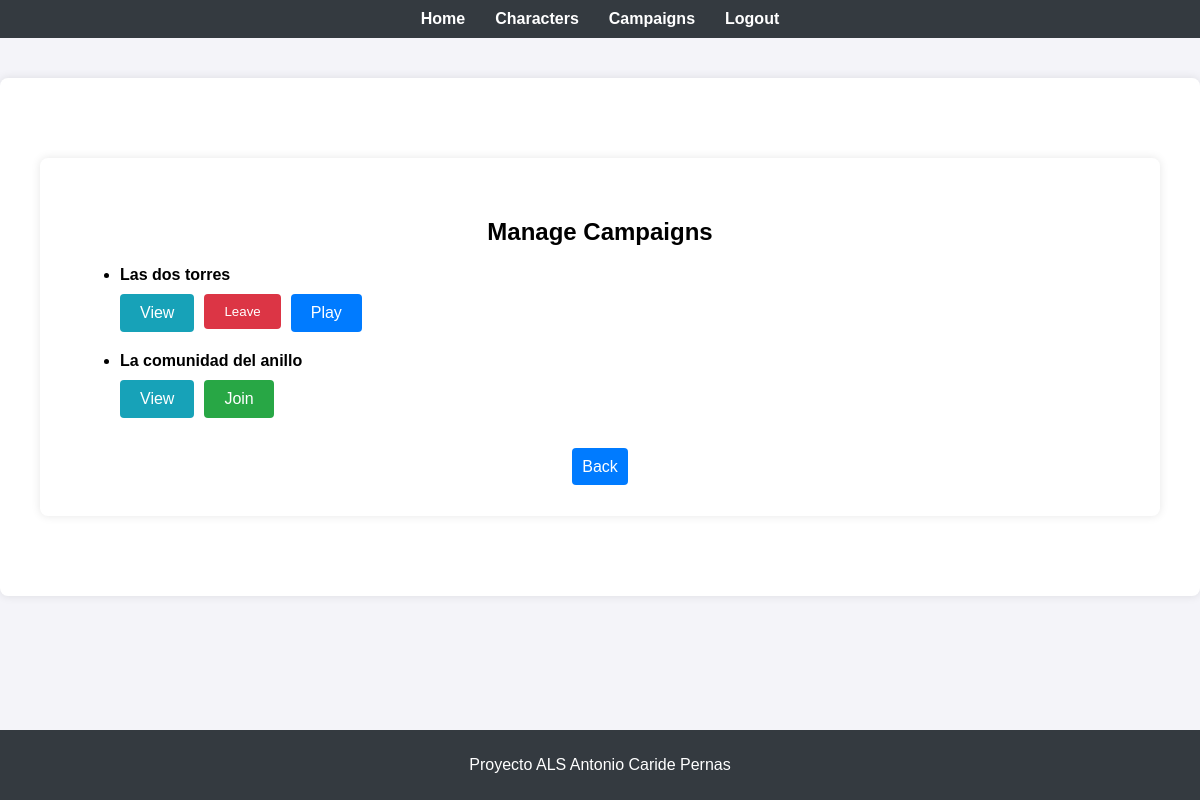
/campaigns/ (signed in), run on an earlier commit of the app's database.
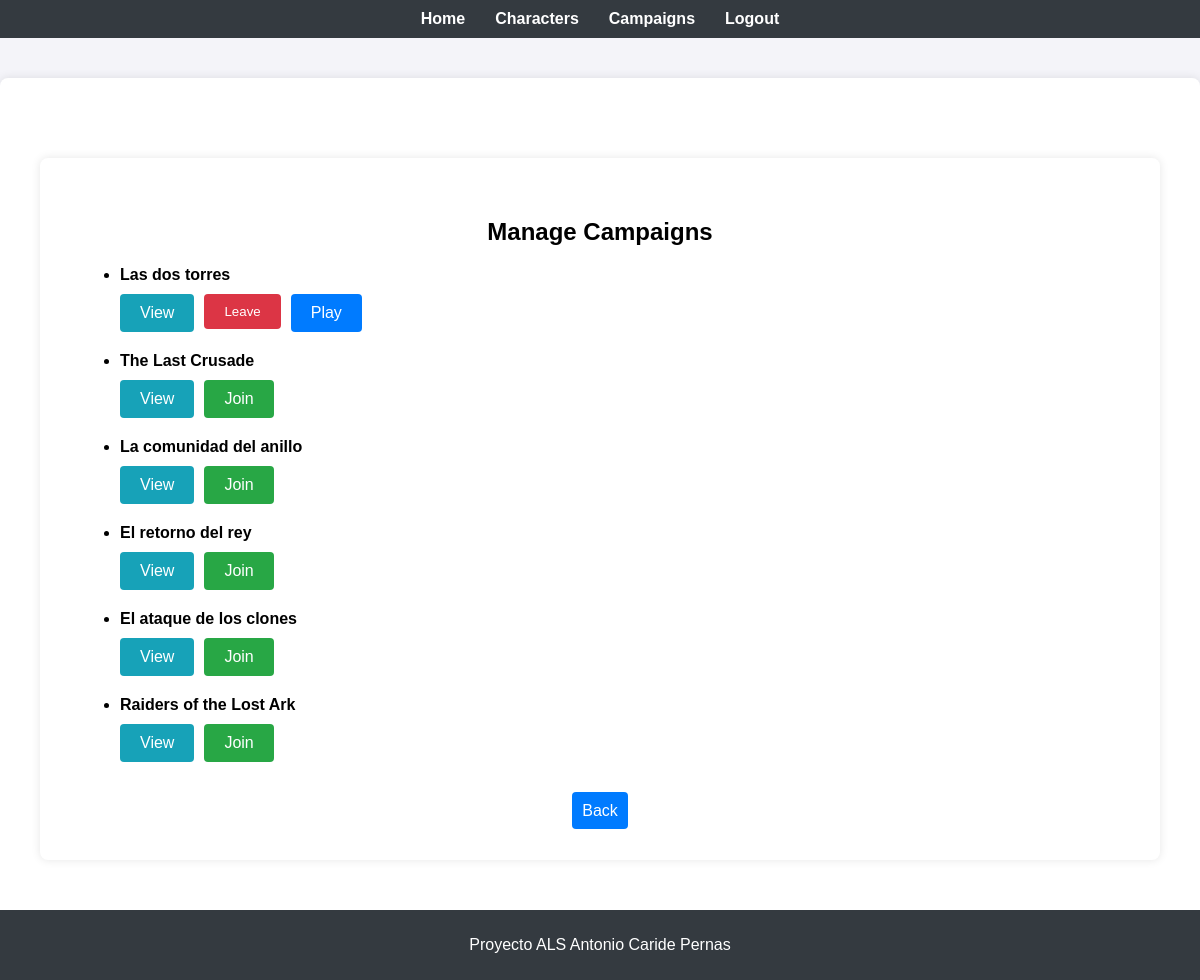
And on a later commit of the database.
### app/models/campaign.py (models this page shows, shortened)
class Campaign(db.Model):
    id = db.Column(db.Integer, primary_key=True)
    name = db.Column(db.String(150), nullable=False)
    master_id = db.Column(db.Integer, db.ForeignKey('user.id'), nullable=False)
    is_public = db.Column(db.Boolean, default=False)
    allowed_players = db.relationship('User', secondary=allowed_players, lazy='subquery',
                                      backref=db.backref('campaigns', lazy=True))

### app/routes/campaigns.py (the view)
@campaigns_bp.route('/')
@login_required
def list_campaigns():
    if current_user.role == 'master':
        campaigns = Campaign.query.filter_by(master_id=current_user.id).all()
    else:
        campaigns = Campaign.query.filter(
            (Campaign.is_public == True) |
            (Campaign.allowed_players.any(id=current_user.id))
        ).all()
    return render_template('campaigns/list.html', campaigns=campaigns)

### app/templates/campaigns/list.html (shortened to what this page needs)
<!DOCTYPE html>
<html lang="en">
<head>
    <link rel="stylesheet" href="{{ url_for('static', filename='styles.css') }}">
</head>
</html>
{% extends "base.html" %}
{% block content %}
<div class="container">
    <h2>Manage Campaigns</h2>
    <ul>
        {% for campaign in campaigns %}
        <li class="campaign-item">
            <strong>{{ campaign.name }}</strong>
            <div class="button-group">
                <a href="{{ url_for('campaigns.view_campaign', campaign_id=campaign.id) }}" class="btn view-button">View</a>
                {% if current_user.role == 'master' %}
                <a href="{{ url_for('campaigns.edit_campaign', campaign_id=campaign.id) }}" class="btn edit-button">Edit</a>
                <form method="POST" action="{{ url_for('campaigns.delete_campaign', campaign_id=campaign.id) }}" style="display:inline;">
                    <button type="submit" class="btn delete-button">Delete</button>
                </form>
                <a href="{{ url_for('campaigns.play_campaign', campaign_id=campaign.id) }}" class="btn play-button">Play</a>
                {% else %}
                {% set character_in_campaign = current_user.characters | selectattr('campaign_id', 'equalto', campaign.id) | list %}
                {% if character_in_campaign %}
                <form method="POST" action="{{ url_for('campaigns.leave_campaign', campaign_id=campaign.id) }}" style="display:inline;">
                    <button type="submit" class="btn leave-button">Leave</button>
                </form>
                <a href="{{ url_for('campaigns.play_campaign', campaign_id=campaign.id) }}" class="btn play-button">Play</a>
                {% else %}
                <a href="{{ url_for('campaigns.join_campaign', campaign_id=campaign.id) }}" class="btn join-button">Join</a>
                {% endif %}
                {% endif %}
            </div>
        </li>
        {% endfor %}
    </ul>
    <div class="button-container">
        <a href="{{ url_for('main.operations') }}" class="back-button">Back</a>
    </div>
</div>
{% endblock %}

### app/templates/base.html (shortened to what this page needs)
<!DOCTYPE html>
<html lang="en">
<head>
    <link rel="stylesheet" href="{{ url_for('static', filename='styles.css') }}">
</head>
<body>
    <header>
        <nav>
            <ul>
                <li><a href="{{ url_for('main.operations') }}">Home</a></li>
                {% if current_user.role == 'master' %}
                <li><a href="{{ url_for('campaigns.list_campaigns') }}">Campaigns</a></li>
                {% elif current_user.role == 'player' %}
                <li><a href="{{ url_for('characters.list_characters') }}">Characters</a></li>
                <li><a href="{{ url_for('campaigns.list_campaigns') }}">Campaigns</a></li>
                {% endif %}
                <li><a href="{{ url_for('auth.logout') }}">Logout</a></li>
            </ul>
        </nav>
    </header>
    <main>
        <div class="container">
            {% block content %}{% endblock %}
        </div>
    </main>
    <footer>
        <p>Proyecto ALS Antonio Caride Pernas</p>
    </footer>
</body>
</html>

### app/static/styles.css (style rules this page uses)
body { font-family: Arial, sans-serif; background-color: #f4f4f4; margin: 0; padding: 0; }
.container { max-width: 600px; margin: 50px auto; padding: 20px; background-color: #fff; box-shadow: 0 0 10px rgba(0, 0, 0, 0.1); }
h2 { text-align: center; margin-bottom: 20px; }
button { width: 100%; padding: 10px; background-color: #007bff; color: #fff; border: none; cursor: pointer; }

### app/templates/campaigns/list.html (style rules this page uses)
.back-button { margin-top: 20px; padding: 10px; background-color: #007bff; color: #fff; border: none; border-radius: 4px; cursor: pointer; text-decoration: none; }
.button-group { display: flex; flex-wrap: wrap; gap: 10px; margin-top: 10px; }
.button-group .btn { padding: 10px 20px; border: none; border-radius: 4px; cursor: pointer; text-decoration: none; color: #fff; }
.view-button { background-color: #17a2b8; }
.join-button { background-color: #28a745; }
.leave-button { background-color: #dc3545; }
.play-button { background-color: #007bff; }
.campaign-item { margin-bottom: 20px; }
.button-container { text-align: center; margin-top: 40px; }

### app/templates/base.html (style rules this page uses)
body { font-family: Arial, sans-serif; background-color: #f4f4f9; margin: 0; padding: 0; }
header { background-color: #343a40; color: #fff; padding: 10px 0; }
nav ul { list-style: none; padding: 0; margin: 0; display: flex; justify-content: center; }
nav ul li { margin: 0 15px; }
nav ul li a { color: #fff; text-decoration: none; font-weight: bold; }
.container { max-width: 1200px; margin: 40px auto; padding: 40px; background-color: #fff; border-radius: 8px; box-shadow: 0 0 10px rgba(0, 0, 0, 0.1); }
footer { background-color: #343a40; color: #fff; text-align: center; padding: 10px 0; position: fixed; width: 100%; bottom: 0; }

What changed in the data, as far as the page shows it:
added Campaign: name "The Last Crusade"
added Campaign: name "El retorno del rey"
added Campaign: name "El ataque de los clones"
added Campaign: name "Raiders of the Lost Ark"
